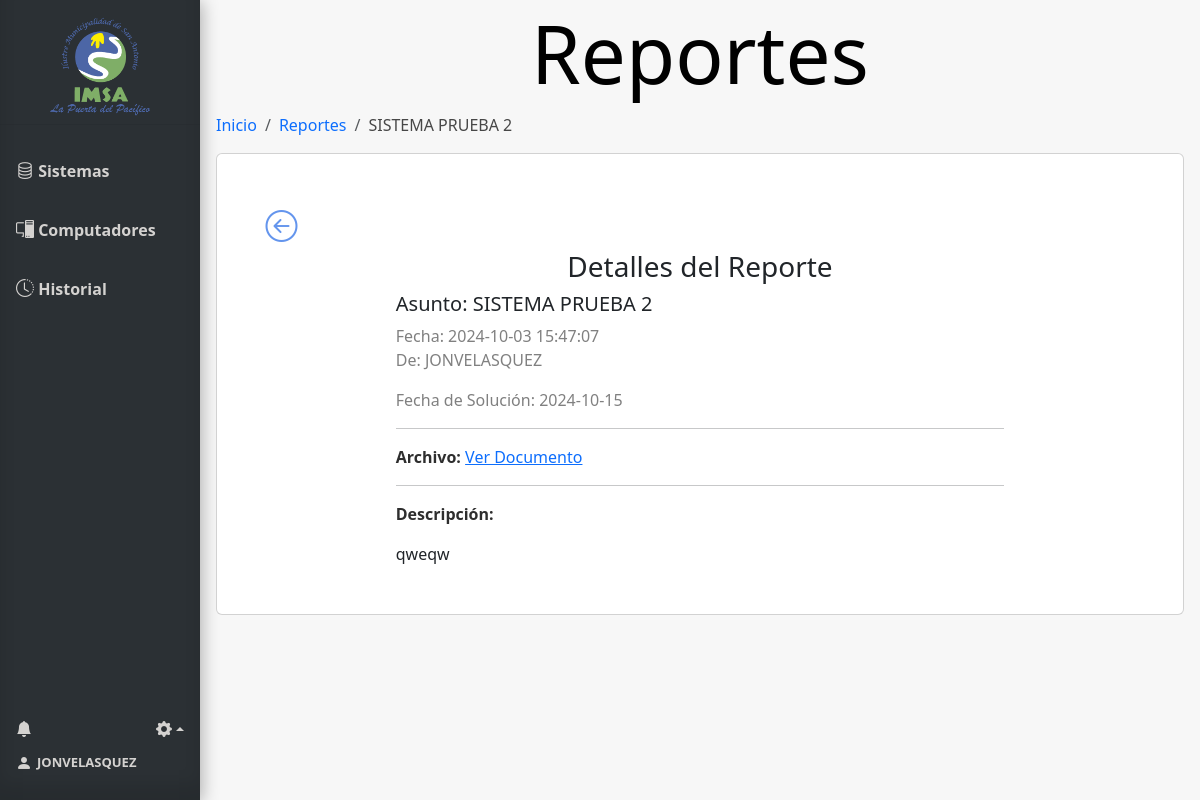
Screenshot of /reportes/ver_reporte/2 (signed in) with the database file from the repository.
### tables this page shows
CREATE TABLE Usuario (
    Id_usuario INTEGER PRIMARY KEY AUTOINCREMENT,
    Nombre_user VARCHAR(100),
    Email VARCHAR(100),
    Psw VARCHAR(100),
    id_tipo_usuario INTEGER,
    FOREIGN KEY (id_tipo_usuario) REFERENCES Tipo_usuario(id_tipo_usuario)
);

CREATE TABLE Reportes (
    id_reporte INTEGER PRIMARY KEY AUTOINCREMENT,
    usuario_id INTEGER,
    num_solicitud VARCHAR(100) NOT NULL,
    asunto VARCHAR(100) NOT NULL,
    descripcion VARCHAR(300) NOT NULL,
    fecha TIMESTAMP DEFAULT CURRENT_TIMESTAMP,
    fecha_solucion TIMESTAMP,
    archivo VARCHAR,
    FOREIGN KEY (usuario_id) REFERENCES Usuario(Id_usuario)
);

### routes/reportes.py (the view)
@reportes_bp.route('/ver_reporte/<int:id_reporte>', methods=['GET'])
@login_required
def ver_reporte(id_reporte):
    conn = get_db_connection()
    reporte = conn.execute('''
                           SELECT Reportes.id_reporte, Reportes.num_solicitud, Reportes.asunto, Reportes.fecha, Reportes.fecha_solucion, Reportes.descripcion, Reportes.archivo, Usuario.Nombre_user
                           FROM Reportes
                           INNER JOIN Usuario ON Usuario.id_usuario = Reportes.usuario_id
                           WHERE id_reporte = ?
                           ORDER BY Reportes.fecha DESC
                           ''', (id_reporte,)).fetchone()
    conn.close()
    user = current_user
    num_notificaciones_totales = get_total_notifications(user.id)
    info_notificaciones = get_info_notifications(user.id)
    return render_template('ver_reporte.html', reporte=reporte, user=user, num_notificaciones_totales=num_notificaciones_totales, info_notificaciones=info_notificaciones)

### app.py (called while the page is built)
@login_manager.user_loader
def load_user(user_id):
    from model import Usuario
    user = Usuario.get_by_id(user_id)
    return user

### model.py (called while the page is built)
def get_db_connection():
    conn = sqlite3.connect('database.db')
    conn.row_factory = sqlite3.Row
    return conn

    @staticmethod
    def get_by_id(id_usuario):
        conn = get_db_connection()
        user_data = conn.execute('SELECT * FROM Usuario WHERE Id_usuario = ?', (id_usuario,)).fetchone()
        conn.close()
        if user_data:
            return Usuario(
                user_data['Id_usuario'],
                user_data['Nombre_user'],
                user_data['Email'],
                user_data['Psw'],
                user_data['id_tipo_usuario']
            )
        return None

### templates/ver_reporte.html
{% extends 'base.html' %}
{% block head %}
<link rel="stylesheet" href="{{ url_for('static', filename='css/style_verReporte.css')}}">
{% endblock %}
{% block content %}
<h1 class="block-effect" style="--td:0.3s">
    <div class="block-reveal" style="--bc: #2b3034; --d: 0.5s">Reportes</div>
</h1>
{% block breadcrumb %}
    <nav aria-label="breadcrumb">
        <ol class="breadcrumb">
            <li class="breadcrumb-item"><a href="{{ url_for('sistema.index') }}">Inicio</a></li>
            <li class="breadcrumb-item"><a href="{{ url_for('reportes.reportes') }}">Reportes</a></li>
            <li class="breadcrumb-item active" aria-current="page">{{reporte['asunto']}}</li>
        </ol>
    </nav>
{% endblock %}
<div class="card text-start mb-3">
    <div class="bodyBack">
        <a id="botonBack" href="{{url_for('reportes.reportes')}}" aria-valuetext="a">
            <i class="bi bi-arrow-left-circle"  style="font-size: 2rem; color: cornflowerblue;"></i>
        </a>
    </div>
    <div class="report-details" id="ReportDetails">
        <div class="report-details-header">
            <h3>Detalles del Reporte</h3>
        </div>
        <div class="report-details-body">
            <div class="headReporte">
                <h5>Asunto: {{reporte['asunto']}}</h5>
                <p class="fecha">Fecha: {{reporte['fecha']}} <br>De: {{reporte['Nombre_user']}}</p>
            </div>
            <p class="fecha">Fecha de Solución: {{reporte['fecha_solucion']}}</p>
            <hr>
            {% if reporte['archivo'] %}
            <div class="archivoReporte">
                <p><strong>Archivo:</strong> <a href="{{ url_for('reportes.uploaded_file', filename=reporte['archivo']) }}"
                        target="_blank">Ver Documento </a></p>
                <hr>
            </div>
            {% endif %}
            <div class="descripcionReporte">
                <p><strong>Descripción:</strong>  </p>
                <div class="descripcion-text">{{ reporte['descripcion'] }}</div>
            </div>
        </div>
    </div>
</div>
{% endblock %}

### templates/base.html (shortened to what this page needs)
<!doctype html>
<html lang="es">
<head>
  {% block head %} {% endblock %}
  <link rel="stylesheet" href="{{ url_for('static', filename='css/style_base.css') }}">
  <link href="https://cdn.jsdelivr.net/npm/bootstrap@5.3.3/dist/css/bootstrap.min.css" rel="stylesheet"
>
  <link href="https://cdn.jsdelivr.net/npm/bootstrap-icons/font/bootstrap-icons.css" rel="stylesheet">
</head>
<body>
  <div class="sidebar" style="display: flex; flex-direction: column; height: 100vh;">
    <div class="tituloMenu">
      <img src="{{ url_for('static', filename='img/logo.png') }}" alt="Logo-IMSA" width="100px">
    </div>
    <hr>
    <a href="{{ url_for('sistema.index') }}" class="slide_right {% if request.endpoint == 'index' %}active{% endif %}">
      <i class="bi bi-database" style="font-size: large !important;"></i>
      <b id="menu-link">Sistemas</b>
    </a>
    <a href="{{ url_for('computadores.computadores') }}"
      class="slide_right {% if request.endpoint == 'computadores' %}active{% endif %}">
      <i class="bi bi-pc-display" style="font-size: large !important;"></i>
      <b id="menu-link">Computadores</b>
    </a>
    <a href="{{ url_for('historial.historial') }}" class="slide_right {% if request.endpoint == 'historial' %}active{% endif %}">
      <i class="bi bi-clock-history" style="font-size: large !important;"></i>
      <b id="menu-link">Historial</b>
    </a>
    <div class="menuAbajo">
      <div class="ajuste_notificacion">
        <div class="notificacion">
          <a href="#" class="icon me-3" data-bs-toggle="modal" data-bs-target="#ModalNotifiaciones">
            <i class="bi bi-bell-fill position-relative">
            </i>
          </a>
        </div>
        <div class="ajustes btn-group dropup">
          <a href="" class="dropdown-toggle icon" data-bs-toggle="dropdown" aria-expanded="false">
            <i class="bi bi-gear-fill"></i></a>
        </div>
      </div>
      <div class="bodyCuenta">
        <a href="{{ url_for('cuenta') }}" id="cuenta">
          <i class="bi bi-person-fill" style="margin-right: 5px;"></i>
          <b style="font-size: small;"> {{ user.nombre_usuario}}</b>
        </a>
      </div>
    </div>
  </div>
  <div class="content">
    {% block content %}{% endblock %}
  </div>
</body>
</html>

### static/css/style_verReporte.css (style rules this page uses)
.descripcion-text { word-wrap: break-word; word-break: break-all; white-space: pre-wrap; overflow-wrap: break-word; }
.card { padding: 5%; }
.report-details { display: flex; flex-direction: column; justify-content: center; align-items: center; }
.report-details-body { width: 70%; }
.fecha { color: gray; }
div.content { height: 100vh; }

### static/css/style_base.css (style rules this page uses)
body { margin: 0; font-family: "Lato", sans-serif; height: 100vh; }
.content { background-color: #f7f7f7; }
*, *::before, *::after { margin: 0; padding: 0; }
p { color: #2e2e2e; margin-bottom: 20px; }
.block-effect { font-size: calc(8px + 6vw); }
.block-reveal { --t: calc(var(--td) + var(--d)); color: transparent; padding: 4px; position: relative; overflow: hidden; animation: revealBlock 0s var(--t) forwards; }
.block-reveal::after { content: ''; width: 0%; height: 100%; padding-bottom: 4px; position: absolute; top: 0; left: 0; background: #FFF; animation: revealingIn var(--td) var(--d) forwards, revealingOut var(--td) var(--t) forwards; }
h1 { text-align: center; }
.tituloMenu { display: flex; flex-direction: column; margin-top: 10px; margin-bottom: 10px; align-items: center; height: 11%; }
.sidebar { margin: 0; padding: 0; width: 200px; background-color: #2b3034; position: fixed; height: 100%; overflow: auto; box-shadow: inset 0 -1em 1em rgba(0, 0, 0, 0.1), 0.1em 0.1em 1em rgba(0, 0, 0, 0.3); }
.sidebar>a { display: flex; align-items: center; color: #d4d2d0; padding: 16px; text-decoration: none; display: inline-block; cursor: pointer; box-shadow: inset 0 0 0 0 #00213e; -webkit-transition: ease-out 0.4s; -moz-transition: ease-out 0.4s; transition: ease-out 0.4s; }
div.content { margin-left: 200px; padding: 1px 16px; }
#menu-link { margin: 15px 0px 15px 0px; }
.menuAbajo { display: flex; margin-top: auto; color: #d4d2d0; padding: 16px 16px 25px 16px; flex-direction: column; }
.menuAbajo a { color: #d4d2d0; text-decoration: none; cursor: pointer; }
.bodyCuenta { width: 80%; display: flex; justify-content: start; align-content: center; }
#cuenta { display: flex; align-items: center; }
.ajuste_notificacion { display: flex; flex-direction: row; justify-content: space-between; align-items: center; width: 100%; margin-bottom: 10px; }
li a { text-decoration: none !important; }
.notificacion a { display: flex; flex-direction: row; }
.icon { transition-duration: 0.3s; -webkit-tap-highlight-color: rgba(0, 0, 0, 0); transform: translateZ(0); box-shadow: 0 0 1px rgba(0, 0, 0, 0); }
.breadcrumb-item.active { color: #474747 !important; }

### rows the page displays
Usuario: nombre_usuario "JONVELASQUEZ", Nombre_user "JONVELASQUEZ"
Reportes: asunto "SISTEMA PRUEBA 2", fecha "2024-10-03 15:47:07", fecha_solucion "2024-10-15", descripcion "qweqw"
